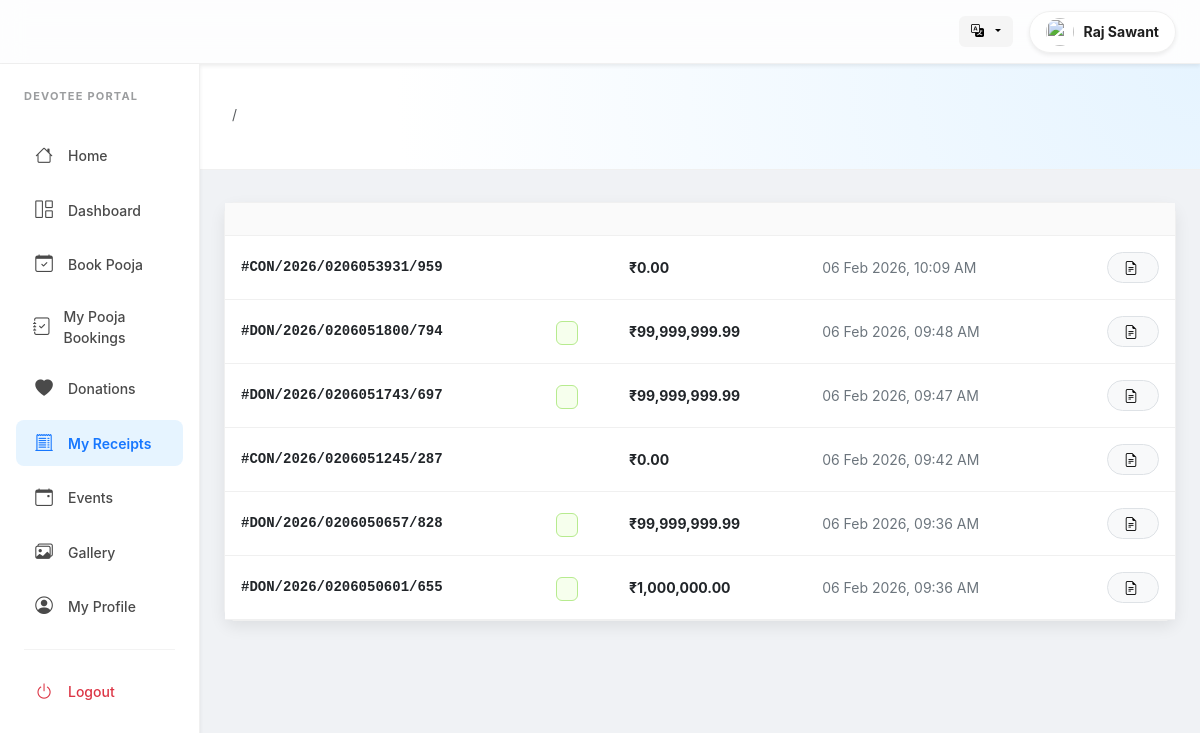
Page /users/customer/my_receipts.php (signed in) on the committed database.
### tables this page shows
CREATE TABLE `receipt` (
  `id` int(11) NOT NULL,
  `user_id` int(11) DEFAULT NULL,
  `receipt_no` varchar(50) DEFAULT NULL,
  `purpose` enum('donation','pooja','contribution') NOT NULL,
  `amount` decimal(10,2) NOT NULL DEFAULT 0.00,
  `source_table` varchar(50) NOT NULL,
  `issued_on` datetime DEFAULT current_timestamp(),
  `created_at` timestamp NOT NULL DEFAULT current_timestamp()
);

### includes/lang.php (called while the page is built, shortened)
<?php
$lang = $_SESSION['lang']
    ?? $_COOKIE['lang']
    ?? 'en';
$langFile = __DIR__ . "/../lang/{$lang}.php";
$t = require $langFile;

### includes/user_avatar.php (called while the page is built, shortened)
<?php
function get_user_avatar_url(string $uploadsPrefix = ''): string
{
    $name = trim($_SESSION['user_name'] ?? 'User');
    $photo = $_SESSION['user_photo'] ?? '';
    if (!empty($photo)) {
        $prefix = $uploadsPrefix;
        return $prefix . 'uploads/users/' . basename($photo);
    }
    return 'https://ui-avatars.com/api/?name=' . urlencode($name ?: 'User') . '&background=random';
}

### users/customer/my_receipts.php (the view, shortened to what this page needs)
<?php
require __DIR__ . '/../../includes/lang.php';
require __DIR__ . '/../../includes/user_avatar.php';
require __DIR__ . '/../../config/db.php';
$uid = (int) ($_SESSION['user_id'] ?? 0);
$userName = $_SESSION['user_name'] ?? $t['user'];
$receipts = [];
if ($uid > 0) {
    $sql = "
        SELECT
            r.receipt_no,
            r.issued_on,
            r.purpose,
            r.amount
        FROM receipt r
        WHERE r.user_id = ?
        ORDER BY r.issued_on DESC
    ";
    $stmt = $con->prepare($sql);
    $stmt->bind_param("i", $uid);
    $stmt->execute();
    $receipts = $stmt->get_result()->fetch_all(MYSQLI_ASSOC);
}
$userPhotoUrl = get_user_avatar_url('../../');
?>
<!DOCTYPE html>
<html lang="<?php echo $lang; ?>">
<head>
    <link href="https://cdn.jsdelivr.net/npm/bootstrap@5.3.0/dist/css/bootstrap.min.css" rel="stylesheet">
    <link rel="stylesheet" href="https://cdn.jsdelivr.net/npm/bootstrap-icons@1.10.5/font/bootstrap-icons.css">
    <link rel="stylesheet" href="customer-responsive.css">
</head>
<body>
    <header class="ant-header shadow-sm">
        <div class="container-fluid px-4 d-flex align-items-center justify-content-between">
            <div class="d-flex align-items-center gap-3">
                <div class="dropdown">
                    <button class="lang-btn dropdown-toggle" type="button" data-bs-toggle="dropdown">
                        <i class="bi bi-translate me-1"></i>
                    </button>
                </div>
                <div class="user-pill shadow-sm">
                    <img src="<?= htmlspecialchars($userPhotoUrl) ?>" class="rounded-circle" width="28" height="28"
                        style="object-fit: cover;">
                    <span class="small fw-bold d-none d-md-inline"><?= htmlspecialchars($userName) ?></span>
                </div>
            </div>
        </div>
    </header>
    <div class="container-fluid">
        <div class="row">
            <?php include 'sidebar.php'; ?>
            <main class="col-lg-10 p-0">
                <div class="dashboard-hero">
                    <div class="small text-muted mb-1">
                        <?php echo $t['dashboard']; ?> / <?php echo $t['receipt_history']; ?>
                    </div>
                </div>
                <div class="px-4 pb-5">
                    <div class="ant-card">
                        <div class="ant-card-body">
                            <div class="table-responsive">
                                <table class="table ant-table mb-0 table-responsive-stack">
                                    <thead>
                                        <tr>
                                            <th><?php echo $t['receipt_no']; ?></th>
                                            <th><?php echo $t['type']; ?></th>
                                            <th><?php echo $t['amount']; ?></th>
                                            <th><?php echo $t['issued_date']; ?></th>
                                            <th class="text-end"><?php echo $t['action']; ?></th>
                                        </tr>
                                    </thead>
                                    <tbody>
                                        <?php if (!empty($receipts)): ?>
                                            <?php foreach ($receipts as $r):
                                                $badgeClass = 'badge-' . $r['purpose']; ?>
                                                <tr>
                                                    <td data-label="<?php echo $t['receipt_no']; ?>" class="receipt-no">
                                                        #<?= htmlspecialchars($r['receipt_no']) ?></td>
                                                    <td data-label="<?php echo $t['type']; ?>">
                                                        <span class="purpose-badge <?= $badgeClass ?>">
                                                        </span>
                                                    </td>
                                                    <td data-label="<?php echo $t['amount']; ?>" class="fw-bold">
                                                        ₹<?= number_format($r['amount'], 2) ?></td>
                                                    <td data-label="<?php echo $t['issued_date']; ?>"
                                                        class="text-secondary small">
                                                        <?= date("d M Y, h:i A", strtotime($r['issued_on'])) ?>
                                                    </td>
                                                    <td data-label="<?php echo $t['action']; ?>" class="text-end">
                                                        <a href="../receipt/view.php?no=<?= urlencode($r['receipt_no']) ?>"
                                                            class="btn btn-light btn-sm border rounded-pill px-3 fw-medium">
                                                            <i class="bi bi-file-earmark-text me-1"></i>
                                                        </a>
                                                    </td>
                                                </tr>
                                            <?php endforeach; ?>
                                        <?php endif; ?>
                                    </tbody>
                                </table>
                            </div>
                        </div>
                    </div>
                </div>
            </main>
        </div>
    </div>
</body>
</html>

### users/customer/customer-responsive.css (style rules this page uses)
* { box-sizing: border-box; }
img, svg, video { max-width: 100%; height: auto; }
body { overflow-x: hidden; }
.user-pill img { width: 28px; height: 28px; border-radius: 50%; object-fit: cover; }

### css/sidebar.css (style rules this page uses)
:root { --sb-width: 280px; --sb-bg: #ffffff; --sb-hover-bg: #f3f3f3; --sb-active-bg: #e6f4ff; --sb-active-text: #1677ff; --sb-text: #4a4a4a; --sb-text-hover: #000000; --sb-border-color: #f0f0f0; --sb-radius: 8px; --sb-transition: all 0.25s ease-in-out; --sb-top-offset: 0px; }

### users/customer/my_receipts.php (style rules this page uses)
:root { --ant-primary: #1677ff; --ant-bg-layout: #f0f2f5; --ant-border-color: #f0f0f0; --ant-text: rgba(0, 0, 0, 0.88); --ant-text-sec: rgba(0, 0, 0, 0.45); --ant-radius: 12px; --ant-shadow: 0 6px 16px 0 rgba(0, 0, 0, 0.08); }
body { font-family: -apple-system, BlinkMacSystemFont, 'Segoe UI', Roboto, sans-serif; background-color: var(--ant-bg-layout); color: var(--ant-text); user-select: none; }
.ant-header { background: rgba(255, 255, 255, 0.85); backdrop-filter: blur(12px); height: 64px; display: flex; align-items: center; border-bottom: 1px solid var(--ant-border-color); position: sticky; top: 0; z-index: 1000; }
.dashboard-hero { background: radial-gradient(circle at top right, #e6f4ff 0%, #ffffff 80%); padding: 40px 32px; border-bottom: 1px solid var(--ant-border-color); margin-bottom: 32px; }
.ant-card { background: #fff; border: 1px solid var(--ant-border-color); border-radius: var(--ant-radius); box-shadow: var(--ant-shadow); }
.ant-card-body { padding: 0; }
.ant-table th { background: #fafafa; font-weight: 600; padding: 16px; font-size: 13px; color: var(--ant-text-sec); border-bottom: 1px solid var(--ant-border-color); text-transform: uppercase; }
.ant-table td { padding: 16px; border-bottom: 1px solid var(--ant-border-color); vertical-align: middle; font-size: 14px; }
.purpose-badge { font-size: 11px; font-weight: 600; padding: 4px 10px; border-radius: 6px; text-transform: uppercase; }
.badge-donation { background: #f6ffed; color: #52c41a; border: 1px solid #b7eb8f; }
.receipt-no { font-family: 'SFMono-Regular', Consolas, 'Liberation Mono', Menlo, monospace; color: var(--ant-primary); font-weight: 600; }
.user-pill { background: #fff; padding: 6px 16px; border-radius: 50px; border: 1px solid var(--ant-border-color); display: flex; align-items: center; gap: 10px; box-shadow: 0 2px 4px rgba(0, 0, 0, 0.02); }
.lang-btn { border: none; background: #f5f5f5; font-size: 13px; font-weight: 600; padding: 6px 12px; border-radius: 6px; transition: 0.2s; }

### users/customer/sidebar.php (style rules this page uses)
:root { --sb-top-offset: 64px; }

### rows in the picture
receipt: receipt_no "CON/2026/0206053931/959", amount "0.00", issued_on "06 Feb 2026, 10:09 AM"
receipt: receipt_no "DON/2026/0206051800/794", amount "99,999,999.99", issued_on "06 Feb 2026, 09:48 AM"
receipt: receipt_no "DON/2026/0206051743/697", amount "99,999,999.99", issued_on "06 Feb 2026, 09:47 AM"
receipt: receipt_no "CON/2026/0206051245/287", amount "0.00", issued_on "06 Feb 2026, 09:42 AM"
receipt: receipt_no "DON/2026/0206050657/828", amount "99,999,999.99", issued_on "06 Feb 2026, 09:36 AM"
receipt: receipt_no "DON/2026/0206050601/655", amount "1,000,000.00", issued_on "06 Feb 2026, 09:36 AM"

### other values in the picture
$userName "Raj Sawant"
$t['devotee_portal'] "DEVOTEE PORTAL"
$t['home'] "Home"
$t['dashboard'] "Dashboard"
$t['book_pooja'] "Book Pooja"
$t['pooja_history'] "My Pooja Bookings"
$t['donations'] "Donations"
$t['my_receipts'] "My Receipts"
$t['events'] "Events"
$t['gallery'] "Gallery"
$t['my_profile'] "My Profile"
$t['logout'] "Logout"
